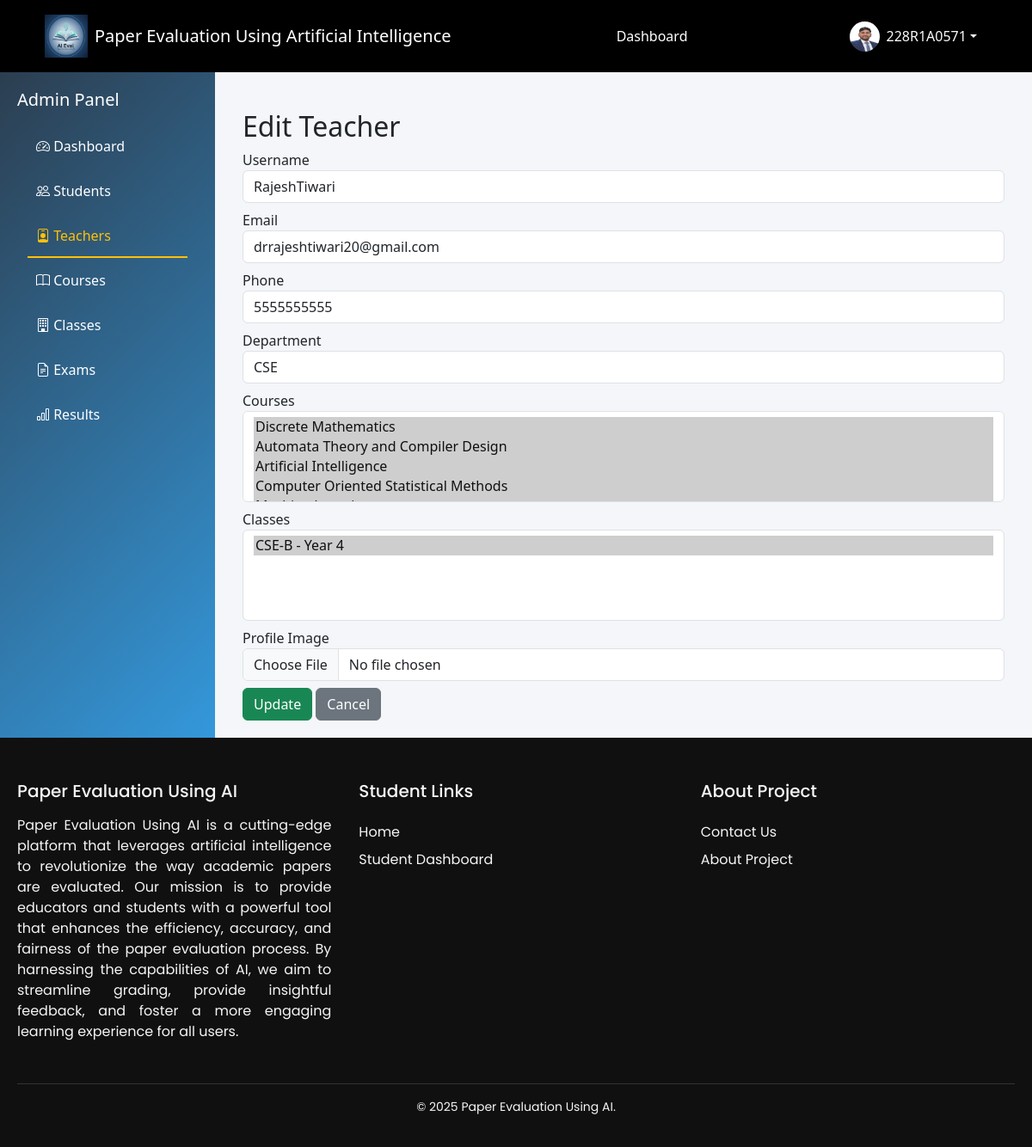
The page /dashboard/teachers/edit/1/ (signed in) on the database its author committed.
### Accounts/models.py (models this page shows, shortened)
class User(AbstractUser):
    ROLE_CHOICES = [
        ('admin', 'Admin'),
        ('teacher', 'Teacher'),
        ('student', 'Student'),
    ]
    role = models.CharField(max_length=10, choices=ROLE_CHOICES)
    phone = models.CharField(max_length=15, blank=True)

class Student(models.Model):
    user = models.OneToOneField(User, on_delete=models.CASCADE, related_name='student_profile')
    roll_number = models.CharField(max_length=20)
    profile_image = models.ImageField(
        upload_to='profile/',
        storage=cloudinary_storage,
        blank=True,
        null=True
    )
    student_class = models.ForeignKey(Class, on_delete=models.SET_NULL, null=True, blank=True)
    course = models.CharField(max_length=50, default="BTECH")
    branch = models.CharField(max_length=50)
    YEAR_CHOICES = [
        (1, "1st Year"),
        (2, "2nd Year"),
        (3, "3rd Year"),
        (4, "4th Year"),
    ]
    year = models.IntegerField(choices=YEAR_CHOICES)
    dob = models.DateField()
    attendance = models.FloatField(default=88.0)
    cgpa = models.FloatField(default=8.8)
    created_at = models.DateTimeField(auto_now_add=True)

class Teacher(models.Model):
    user = models.OneToOneField(
        User, on_delete=models.CASCADE, related_name='teacher_profile'
    )
    profile_image = models.ImageField(
        upload_to='profile/',
        storage=cloudinary_storage,
        blank=True,
        null=True
    )
    department = models.CharField(max_length=100)
    courses = models.ManyToManyField(Course, related_name='teachers')
    classes = models.ManyToManyField(Class, related_name='teachers')

class Course(models.Model):
    name = models.CharField(max_length=100)
    code = models.CharField(max_length=20)

class Class(models.Model):
    name = models.CharField(max_length=50)  # e.g., CSE-A
    year = models.IntegerField()

### Dashboards/views.py (the view, shortened to what this page needs)
# urls.py: path('teachers/edit/<int:id>/', views.edit_teacher, name='edit_teacher'),
def edit_teacher(request, id):
    teacher = get_object_or_404(Teacher, id=id)
    user = teacher.user
    return render(request, "admin/manage_teachers/edit_teacher.html", {
        "teacher": teacher,
        "courses": Course.objects.all(),
        "classes": Class.objects.all(),
    })

### Dashboards/templates/admin/manage_teachers/edit_teacher.html (shortened to what this page needs)
{% extends "admin/admin_base.html" %}
{% block manage_teachers_active %}active{% endblock manage_teachers_active %}
{% block admin_content %}
<div class="container mt-4">
    <h2>Edit Teacher</h2>
    <form method="POST" enctype="multipart/form-data">
        <div class="mb-2">
            <label>Username</label>
            <input type="text" name="username" value="{{ teacher.user.username }}" class="form-control">
        </div>
        <div class="mb-2">
            <label>Email</label>
            <input type="email" name="email" value="{{ teacher.user.email }}" class="form-control">
        </div>
        <div class="mb-2">
            <label>Phone</label>
            <input type="text" name="phone" value="{{ teacher.user.phone }}" class="form-control">
        </div>
        <div class="mb-2">
            <label>Department</label>
            <input type="text" name="department" value="{{ teacher.department }}" class="form-control">
        </div>
        <div class="mb-2">
            <label>Courses</label>
            <select name="courses" class="form-control" multiple>
                {% for course in courses %}
                    <option value="{{ course.id }}"
                        {% if course in teacher.courses.all %}selected{% endif %}>
                        {{ course.name }}
                    </option>
                {% endfor %}
            </select>
        </div>
        <div class="mb-2">
            <label>Classes</label>
            <select name="classes" class="form-control" multiple>
                {% for c in classes %}
                    <option value="{{ c.id }}"
                        {% if c in teacher.classes.all %}selected{% endif %}>
                        {{ c.name }} - Year {{ c.year }}
                    </option>
                {% endfor %}
            </select>
        </div>
        <div class="mb-2">
            <label>Profile Image</label>
            <input type="file" name="profile_image" class="form-control">
        </div>
        <button type="submit" class="btn btn-success">Update</button>
        <a href="{% url 'manage_teachers' %}" class="btn btn-secondary">Cancel</a>
    </form>
</div>
{% endblock %}

### templates/base.html (shortened to what this page needs)
{% load static %}
<!DOCTYPE html>
<html lang="en">
<head>
    <link href="https://cdn.jsdelivr.net/npm/bootstrap@5.3.3/dist/css/bootstrap.min.css" rel="stylesheet">
    <link href="https://cdn.jsdelivr.net/npm/bootstrap-icons@1.10.5/font/bootstrap-icons.css" rel="stylesheet">
    <link rel="stylesheet" href="{% static "css/base.css" %}" />
    <link rel="stylesheet" href="https://cdnjs.cloudflare.com/ajax/libs/toastr.js/latest/toastr.min.css">
    <link href="https://cdn.jsdelivr.net/npm/bootstrap-icons@1.10.5/font/bootstrap-icons.css" rel="stylesheet">
    <link rel="stylesheet" href="https://cdnjs.cloudflare.com/ajax/libs/font-awesome/6.4.0/css/all.min.css">
</head>
<body class="d-flex flex-column">
    <nav class="navbar navbar-expand-lg navbar-dark ">
        <div class="container-fluid">
            <a class="navbar-brand d-flex align-items-center" href="/">
                <img src="{% static 'images/logo.png' %}" width="50" height="50" alt="Beast Logo" class="me-2">
                <span class="brand-text">Paper Evaluation Using Artificial Intelligence</span>
            </a>
            <div class="d-flex flex-wrap align-items-center justify-content-between w-100">
                <ul class="navbar-nav mx-auto">
                    {% if request.user.is_authenticated %}
                    {% if request.user.is_superuser %}
                    <li class="nav-item">
                        <a class="nav-link {% block admin_dashactive %}{% endblock admin_dashactive %}" href="{% url 'admin_dashboard' %}">Dashboard</a>
                    </li>
                    <li class="nav-item">
                        <a class="nav-link" href="{% url 'admin:index' %}">Django Admin</a>
                    </li>
                    {% else %}
                        {% if request.user.role == "teacher" %}
                        <li class="nav-item">
                            <a
                                class="nav-link {% block teacher_dashactive %}{% endblock teacher_dashactive %} "
                                href="{% url "teacher_dashboard" %}">Dashboard</a>
                        </li>
                        {% elif request.user.role == "student" %}
                        <li class="nav-item">
                            <a
                                class="nav-link {% block student_dashactive %}{% endblock student_dashactive %}  "
                                href="{% url "student_dashboard" %}">Dashboard</a>
                        </li>
                        {% endif %}
                    {% endif %}
                    {% endif %}
                </ul>
                <div class="d-flex align-items-center gap-2">
                    {% if request.user.is_authenticated %}
                    <div class="dropdown">
                        <button class="btn dropdown-toggle text-light d-flex align-items-center border-0 bg-transparent"
                            id="userDropdown" data-bs-toggle="dropdown" aria-expanded="false">
                            {% if request.user.role == "student" %}
                            <img src="{{ request.user.student_profile.profile_image.url }}" class="rounded-circle me-2"
                                width="35" height="35">
                            {% elif request.user.role == "teacher" %}
                            <img src="{{ request.user.teacher_profile.profile_image.url }}" class="rounded-circle me-2"
                                width="35" height="35">
                            {% else %}
                            <img src="{% static "images/image.png" %}" class="rounded-circle me-2" width="35" height="35">
                            {% endif %}
                            {{ request.user.username }}
                        </button>
                    </div>
                    {% endif %}
                </div>
            </div>
        </div>
    </nav>
    <main class="flex-grow-1">
        {% block body %}
        {% endblock body %}
    </main>
    <footer class="footer">
        <div class="footer-container">
            <div class="footer-column first-column">
            <h3>Paper Evaluation Using AI</h3>
            <p style="text-align: justify;">
                Paper Evaluation Using AI is a cutting-edge platform that leverages artificial intelligence to revolutionize the way academic papers are evaluated. Our mission is to provide educators and students with a powerful tool that enhances the efficiency, accuracy, and fairness of the paper evaluation process. By harnessing the capabilities of AI, we aim to streamline grading, provide insightful feedback, and foster a more engaging learning experience for all users.
            </p>
            </div>
            <div class="footer-column">
            <h4>Student Links</h4>
            <ul>
                <li><a href="/">Home</a></li>
                <li><a href="{% url "student_dashboard" %}">Student Dashboard</a></li>
            </ul>
            </div>
            <div class="footer-column">
            <h4>About Project</h4>
            <ul>
                <li><a href="/contactus">Contact Us</a></li>
                <li><a href="{% url "aboutproject" %}">About Project</a></li>
            </ul>
            </div>
        </div>
        <div class="footer-bottom">
            <p>&copy; 2025 Paper Evaluation Using AI.</p>
        </div>
    </footer>
</body>
</html>

### static/css/base.css (style rules this page uses)
body { margin: 0; padding: 0; background-color: #f4f2ed; font-family: 'Poppins', sans-serif; }
.navbar { background-color: #000 !important; padding: 12px 40px; }
.navbar .container-fluid { display: flex; align-items: center; justify-content: space-between; }
.navbar-nav { margin: 0 auto; }
.nav-link { padding: 6px 12px; margin: 0; }
.nav-link { color: #fff !important; font-weight: 400; margin: 0 12px; position: relative; transition: all 0.3s ease; }
.nav-link::after { content: ""; position: absolute; width: 0; height: 2px; bottom: -4px; left: 0; background-color: currentColor; transition: width 0.3s ease; }
a { position: relative; text-decoration: none; color: inherit; transition: color 0.3s ease; }
a::after { content: ""; position: absolute; width: 0; height: 2px; left: 0; bottom: -2px; background: currentColor; transition: width 0.3s ease; }
.footer { background-color: #101010; color: #f5f5f5; padding: 50px 20px 20px; font-family: 'Poppins', sans-serif; overflow: hidden; }
.footer-container { display: flex; flex-wrap: wrap; justify-content: space-between; gap: 2rem; max-width: 1200px; margin: 0 auto; }
.footer-column { flex: 1 1 200px; min-width: 200px; }
.footer-column h3, .footer-column h4 { margin-bottom: 1rem; font-size: 1.25rem; position: relative; display: inline-block; }
.footer-column ul { list-style: none; padding: 0; margin: 0; }
.footer-column ul li { margin: 0.5rem 0; }
.footer-column ul li a { color: #f5f5f5; text-decoration: none; position: relative; transition: color 0.3s ease; }
.footer-column ul li a::after { content: ''; position: absolute; bottom: -2px; left: 0; height: 2px; width: 0; background-color: #ffc107 ; transition: width 0.3s ease; }
.footer-bottom { border-top: 1px solid #333; text-align: center; margin-top: 2rem; padding-top: 1rem; font-size: 0.875rem; }

### Dashboards/templates/admin/admin_base.html (style rules this page uses)
:root { --primary-color: #2c3e50; --secondary-color: #3498db; --success-color: #27ae60; --danger-color: #e74c3c; --warning-color: #f39c12; }
body { background-color: #f8f9fa; font-family: 'Segoe UI', Tahoma, Geneva, Verdana, sans-serif; }

### rows shown on the page
User: user.student_profile.profile_image (picture), user.username "228R1A0571"
Teacher: username "RajeshTiwari", email "drrajeshtiwari20@gmail.com", phone "5555555555", department "CSE", courses "Discrete Mathematics ☑ / Automata Theory and Compiler Design ☑ / Artificial Intelligence ☑ / Computer Oriented Statistical Methods ☑", classes "CSE-B - Year 4 ☑"
